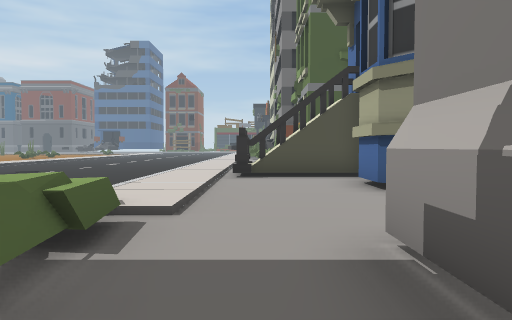
[1] (above)

18 first-person views from a walk through a 3-D level made in the Unity game engine. The camera is 1.4 m above the floor, tilts 2° down and sees 70° across. The floor is counted in squares, 2 m on a side. Each view is taken from the middle of a square. On the plan, view 1 faces up. The plan holds only what a view shows up to about 11 squares ahead; the rest is blank. The place goes on beyond the plan. The player is left out.

[2]
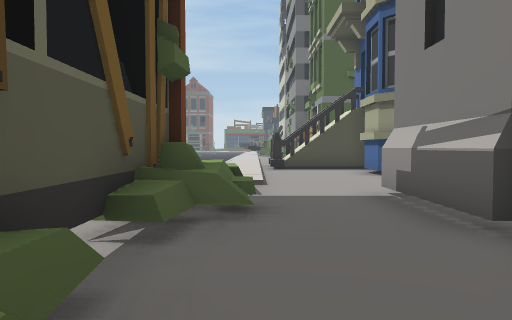

[3]
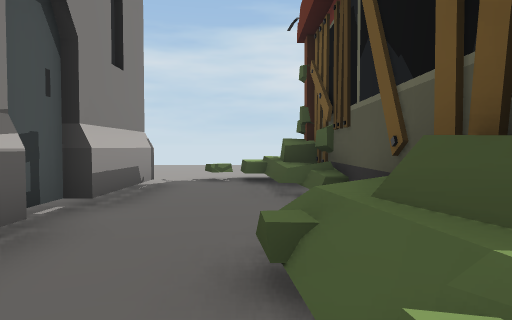

[4]
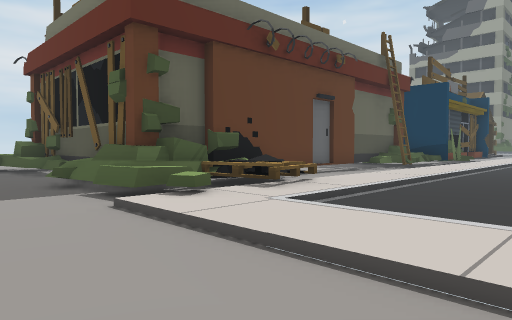

[5]
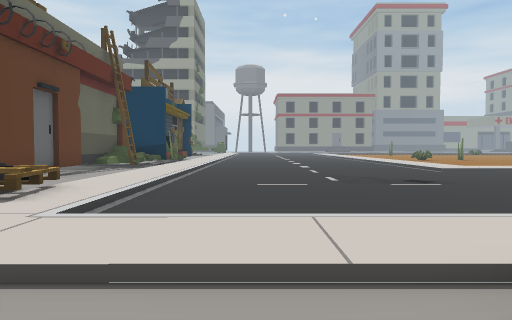

[6]
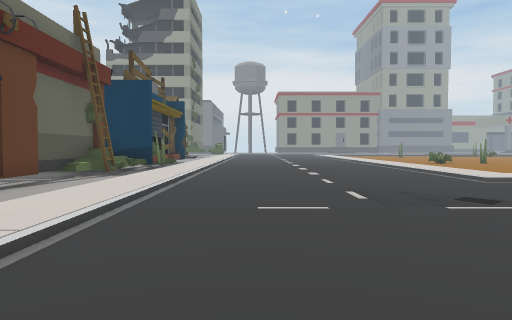

[7]
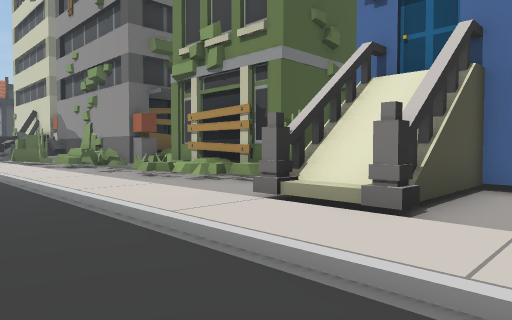

[8]
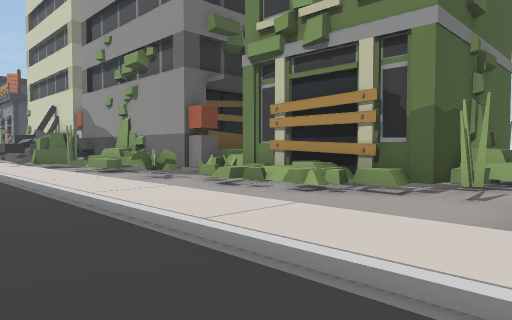

[9]
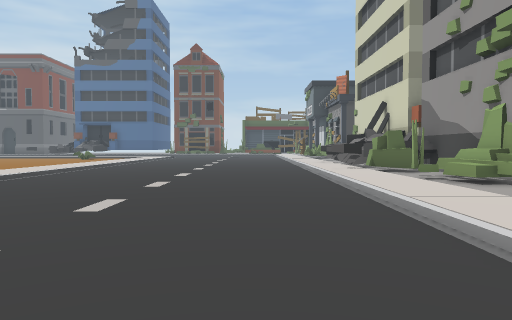

[10]
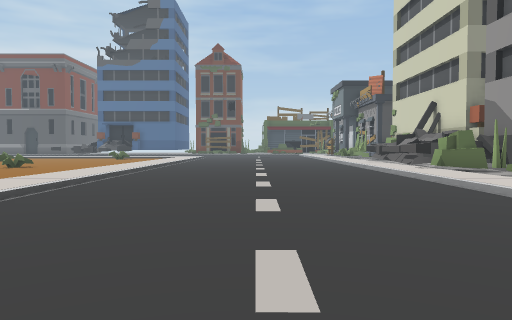

[11]
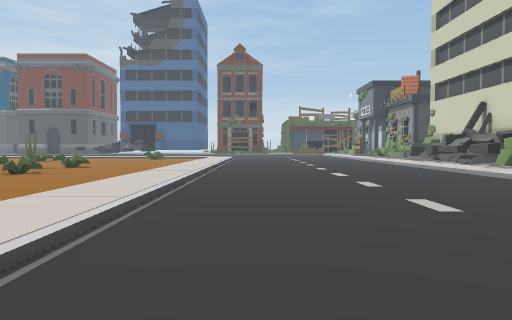

[12]
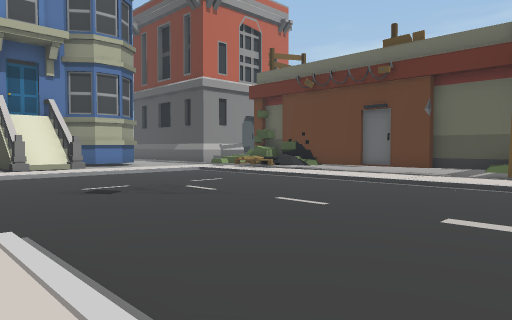

[13]
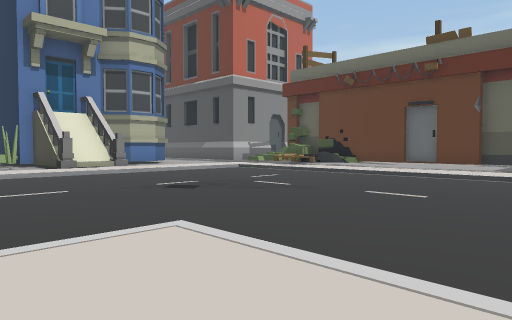

[14]
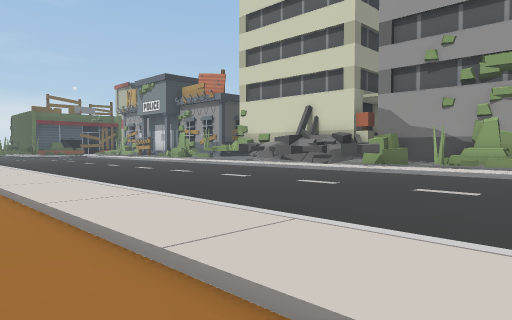

[15]
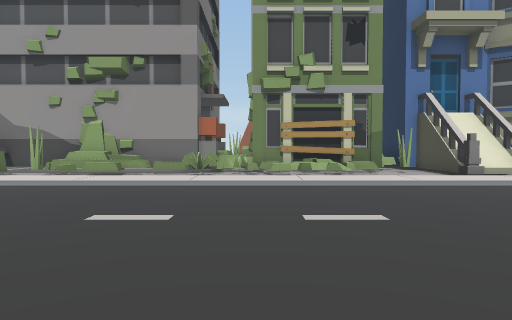

[16]
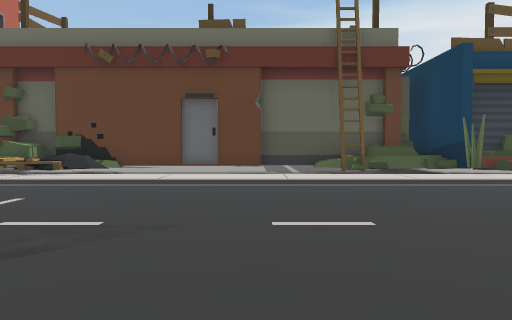

[17]
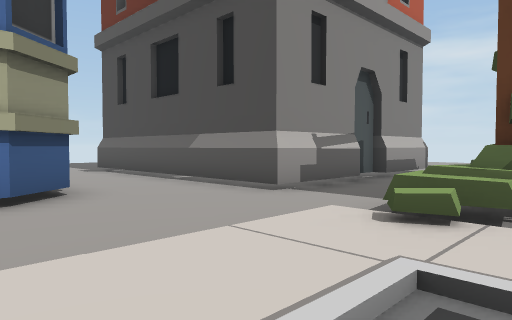

[18]
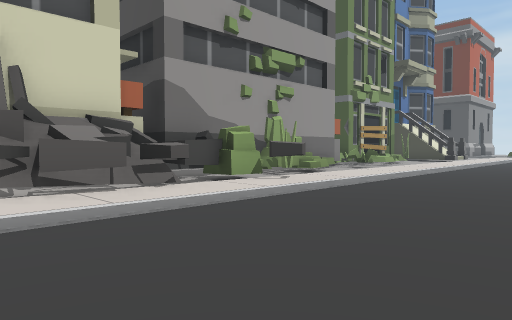

### Floor plan
Key: @ floor where view 1 was taken; # wall or solid block; . main floor; : floor 0.25 m higher than the main floor; / step, stairs or slope; = window, fence, low wall or low ledge; ^ raised ledge.
Columns run from 13 left of view 1 to 8 right of it. Each row starts with its distance up from view 1.
 30    :.
 29    :.. . ..
 28    :... ...:^#
 27    :.......:^#
 26   /:.......:^#
 25   /:.......::#
 24 ../:.......:^#
 23 ../:.......:###
 22 ../:.......:/##
 21 ../:.......:/^#
 20 ../:.......:/^#
 19  ./:.......:/.#
 18  ./:.......:/###^
 17   /:.......:/#^^^
 16    :.......:/.=#
 15    :.......:/.=#
 14  //:.......:/.=#
 13 ::::.......:/.=#.
 12  ..........:/..#^#^^#
 11 ...........:/...##
 10 ...........:/####
  9  ..........:/####
  8  ..........:/...#
  7 ...........:/..##
  6 ...........:/..##
  5 ///////////:/...#
  4 /////////^=//........
  3 /^....../^^^/.........
  2 ############/.########
  1 #          #=.#
  0            #.@##
 -1            #...#
 -2            #..##
 -3            #..#
 -4            #..#
 -5             ^=.
 -6             ...
 -7             ....
 -8               ..

Positions as (right, up) in squares from view 1, and headings:
1: (0, 0), facing up
2: (-1, -3), facing up
3: (-1, 3), facing down
4: (1, 8), facing down-left
5: (1, 7), facing left
6: (-1, 7), facing left
7: (-4, 7), facing up-right
8: (-4, 10), facing up-right
9: (-4, 13), facing up
10: (-6, 13), facing up
11: (-8, 13), facing up
12: (-13, 13), facing down-right
13: (-12, 14), facing down-right
14: (-12, 18), facing up-right
15: (-10, 16), facing right
16: (-9, 12), facing down
17: (-3, 7), facing down-right
18: (-6, 29), facing down-right
